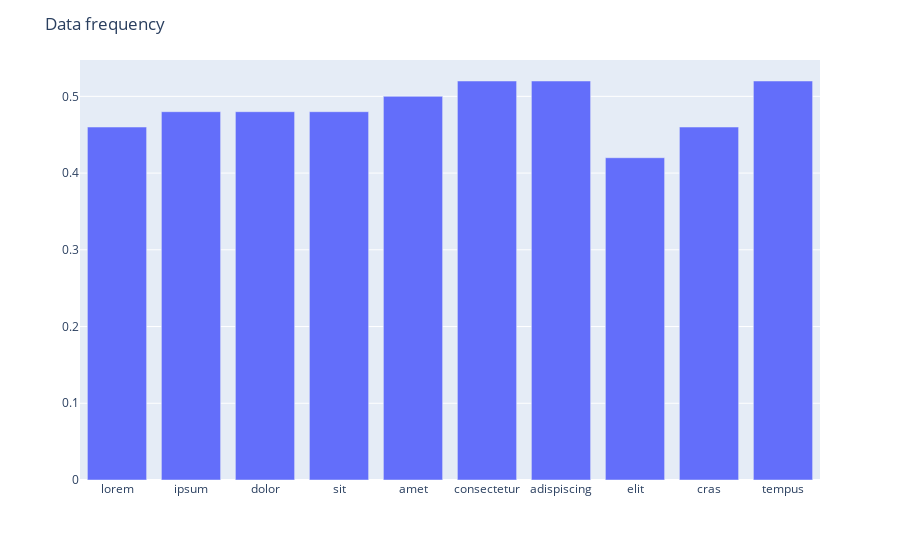

This figure's notebook cell:
### Markdown cell above
## Visualization

First, we create a histogram to visualize data frequency per column.

### Code cell
fig = EDA_missingness.bar(df)
fig.show()

### Figure 1 — Plotly figure (JSON) as saved in the notebook; plotly's stock layout.template omitted (floating-point values rounded to 4 significant figures)
{"data": [{"alignmentgroup": "True", "hovertemplate": "variable=0<br>index=%{x}<br>value=%{y}<extra></extra>", "legendgroup": "0", "marker": {"color": "#636efa", "pattern": {"shape": ""}}, "name": "0", "offsetgroup": "0", "orientation": "v", "showlegend": true, "textposition": "auto", "type": "bar", "x": ["lorem", "ipsum", "dolor", "sit", "amet", "consectetur", "adispiscing", "elit", "cras", "tempus"], "xaxis": "x", "y": [0.46, 0.48, 0.48, 0.48, 0.5, 0.52, 0.52, 0.42, 0.46, 0.52], "yaxis": "y"}], "layout": {"autosize": true, "barmode": "relative", "legend": {"title": {"text": "variable"}, "tracegroupgap": 0}, "margin": {"t": 60}, "showlegend": false, "title": {"text": "Data frequency"}, "xaxis": {"anchor": "y", "autorange": true, "domain": [0, 1], "range": [-0.5, 9.5], "title": {"text": ""}, "type": "category"}, "yaxis": {"anchor": "x", "autorange": true, "domain": [0, 1], "range": [0, 0.5474], "title": {"text": ""}, "type": "linear"}}}
